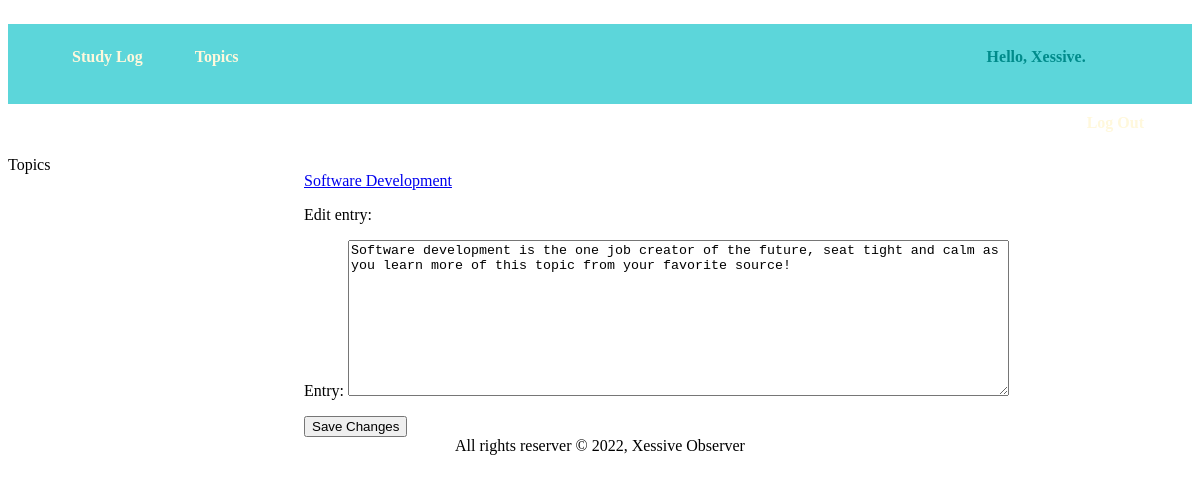
The page /edit_entry/4/ (signed in) on the database its author committed.
### StudyLogs/models.py (models this page shows, shortened)
class Topic(models.Model):
    text = models.CharField(max_length=200)
    date_added = models.DateTimeField(auto_now_add=True)
    owner = models.ForeignKey(User, on_delete=models.CASCADE)
    def __str__(self):
        return self.text

class Entry(models.Model):
    topic = models.ForeignKey(Topic, on_delete=models.CASCADE)
    text = models.TextField()
    date_added = models.DateTimeField(auto_now_add=True)
    class Meta:
        verbose_name_plural = 'entries'

### StudyLogs/views.py (the view)
# urls.py: path('edit_entry/<int:entry_id>/', views.edit_entry, name='edit_entry'),
@login_required
def edit_entry(request, entry_id):
    entry = Entry.objects.get(id=entry_id)
    topic = entry.topic
    if topic.owner != request.user:
        raise Http404
    if request.method != 'POST':
        form = EntryForm(instance=entry)
    else:
        form = EntryForm(instance=entry, data=request.POST)
        if form.is_valid():
            form.save()
            return redirect('StudyLogs:topic', topic_id=topic.id)
    context = {'entry': entry, 'topic': topic, 'form': form}
    return render(request, 'StudyLogs/edit_entry.html', context)

### StudyLogs/forms.py
class EntryForm(forms.ModelForm):
    class Meta:
        model = Entry
        fields = ['text']
        labels = {'text': 'Entry:'}
        widgets = {'text': forms.Textarea(attrs={'cols': 80})}

### StudyLogs/templates/StudyLogs/edit_entry.html (shortened to what this page needs)
{% extends 'StudyLogs/base.html' %}
{% block content %}
    <p>
        <a href="{% url 'StudyLogs:topic' topic.id %}">{{ topic }}</a>
    </p>
    <p>
        Edit entry:
    </p>
    <form action="{% url 'StudyLogs:edit_entry' entry.id %}" method="POST">
        {{ form.as_p }}
        <button>Save Changes</button>
    </form>
{% endblock content %}

### StudyLogs/templates/StudyLogs/base.html (shortened to what this page needs)
{% load static %}
<!DOCTYPE html>
<html lang="en">
<head>
    {% block css %}
        <link rel="stylesheet" href="{% static 'css/base.css' %}">
        <link rel="stylesheet" href="{% static 'css/index.css' %}">
    {% endblock css %}
</head>
<body>
    <div class="container">
        <header class="header">
            <nav>
                <ul>
                    <li class="nav-link">
                        <a href="{% url 'StudyLogs:index' %}">Study Log</a>
                    </li class="nav-link">
                    <li class="nav-link">
                        <a href="{% url 'StudyLogs:topics' %}">Topics</a>
                    </li class="nav-link">
                    <span style="margin-left: 45em; color: darkcyan; font-weight: bold;">
                        {% if user.is_authenticated %}
                        Hello, {{ user.username }}.
                    </span>
                    <li class="nav-link" style="float: inline-end; margin-right: 3em;">
                        <a href="{% url 'users:logout' %}">Log out</a>
                    </li class="nav-link">
                    {% endif %}
                </ul>
            </nav>
        </header>
        <aside class="aside">{% block aside %}Topics{% endblock aside %}</aside>
        <article class="article">{% block content%}{% endblock content %}</article>
        <footer class="footer">All rights reserver &copy; 2022, Xessive Observer</footer>
    </div>
</body>
</html>

### StudyLogs/static/css/base.css (style rules this page uses)
nav { background-color: rgb(92, 214, 218); height: 10vh; vertical-align: middle; max-width: 100%; border: none; }
.nav-link { margin: 1.5em; list-style: none; display: inline-block; text-transform: capitalize; }
.nav-link a { text-decoration: none; color:cornsilk; font-weight: bolder; }
.header { grid-area: header; }
.aside { grid-area: sidebar; }
.article { grid-area: content; }
.footer { grid-area: footer; text-align: center; }
.container { display: grid; grid-auto-columns: 1fr 3fr; grid-template-areas: "header header" "sidebar content" "footer footer"; }

### rows shown on the page
Topic: text "Software Development"
Entry: text "Software development is the one job creator of the future, seat tight and calm as you learn more of this topic from your favorite source!"

### other values the page prints
{{ user.username }} "Xessive"
